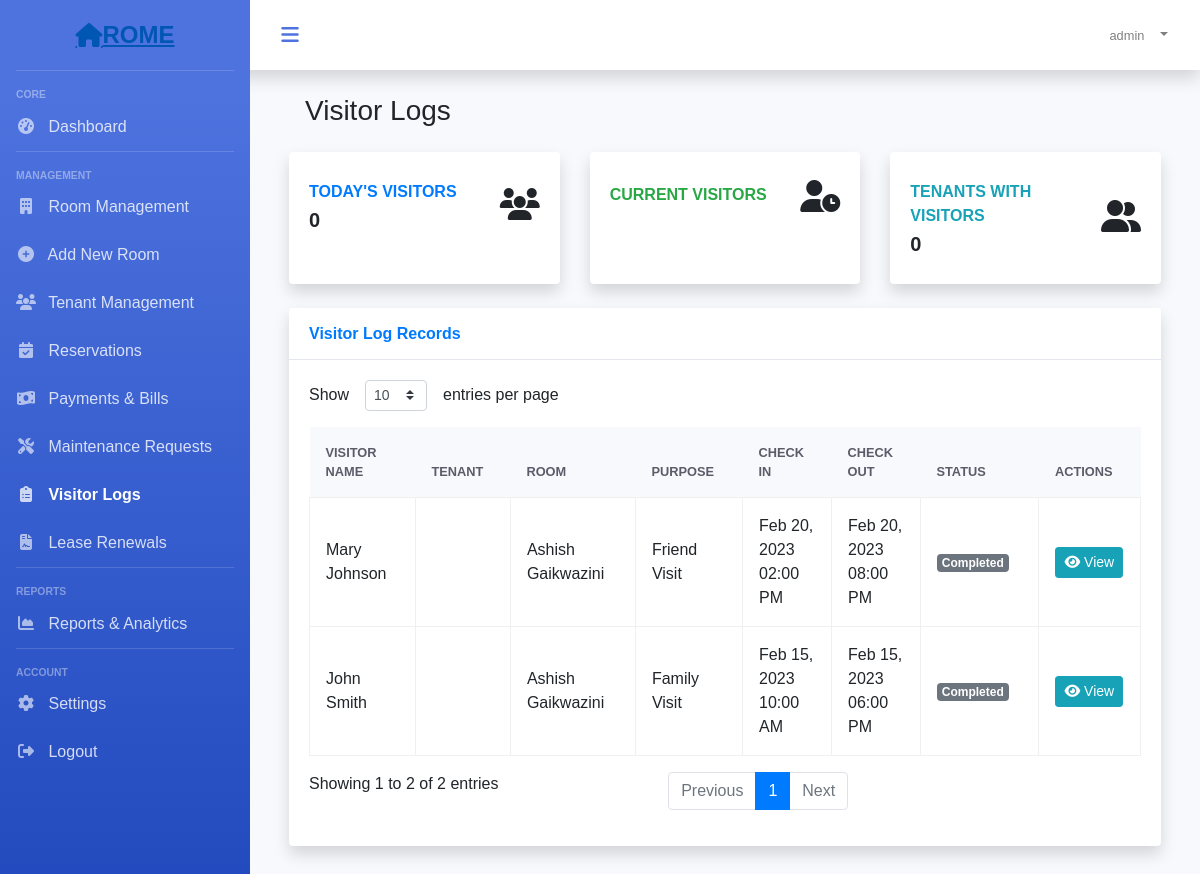
/app/visitor-logs.php (signed in), run on the app's committed database.
### tables this page shows
CREATE TABLE `visitor_logs` (
  `id` int(10) UNSIGNED NOT NULL,
  `user_id` int(10) UNSIGNED NOT NULL,
  `room_id` int(10) UNSIGNED NOT NULL,
  `visitor_name` varchar(191) NOT NULL,
  `purpose` varchar(255) NOT NULL,
  `id_type` varchar(50) DEFAULT NULL,
  `id_number` varchar(50) DEFAULT NULL,
  `contact_number` varchar(20) DEFAULT NULL,
  `vehicle_info` varchar(100) DEFAULT NULL,
  `notes` text DEFAULT NULL,
  `visitor_phone` varchar(20) NOT NULL,
  `check_in` datetime NOT NULL,
  `check_out` datetime DEFAULT NULL,
  `created_at` timestamp NULL DEFAULT current_timestamp(),
  `updated_at` timestamp NULL DEFAULT current_timestamp()
);

CREATE TABLE `room_rental_registrations` (
  `id` int(10) UNSIGNED NOT NULL,
  `fullname` varchar(191) NOT NULL,
  `mobile` varchar(191) NOT NULL,
  `alternat_mobile` varchar(191) NOT NULL,
  `email` varchar(191) NOT NULL,
  `country` varchar(191) NOT NULL,
  `state` varchar(191) NOT NULL,
  `city` varchar(191) NOT NULL,
  `landmark` varchar(191) NOT NULL,
  `rent` varchar(191) NOT NULL,
  `sale` varchar(190) DEFAULT NULL,
  `deposit` varchar(191) NOT NULL,
  `plot_number` varchar(191) NOT NULL,
  `rooms` varchar(100) DEFAULT NULL,
  `address` varchar(191) NOT NULL,
  `accommodation` varchar(191) NOT NULL,
  `description` varchar(191) NOT NULL,
  `image` longtext DEFAULT NULL,
  `open_for_sharing` varchar(191) DEFAULT NULL,
  `other` varchar(191) DEFAULT NULL,
  `vacant` int(1) NOT NULL DEFAULT 1,
  `created_at` timestamp NULL DEFAULT current_timestamp(),
  `updated_at` timestamp NULL DEFAULT current_timestamp(),
  `user_id` int(10) DEFAULT NULL
);

### app/visitor-logs.php (the view, shortened to what this page needs)
<?php
require_once('../includes/functions.php');
$stmt = $connect->prepare("
    SELECT
        v.*,
        u.fullname as tenant_name,
        r.fullname as room_name,
        r.id as room_id
    FROM visitor_logs v
    LEFT JOIN users u ON v.user_id = u.id
    LEFT JOIN room_rental_registrations r ON v.room_id = r.id
    ORDER BY v.check_in DESC
");
$stmt->execute();
$visitors = $stmt->fetchAll(PDO::FETCH_ASSOC);
$stmt = $connect->prepare("
    SELECT
        COUNT(*) as total_visitors,
        SUM(CASE WHEN check_out IS NULL THEN 1 ELSE 0 END) as current_visitors,
        COUNT(DISTINCT user_id) as unique_tenants
    FROM visitor_logs
    WHERE DATE(check_in) = CURRENT_DATE
");
$stmt->execute();
$stats = $stmt->fetch(PDO::FETCH_ASSOC);
$page_title = "Visitor Logs";
?>
<!DOCTYPE html>
<html lang="en">
<head>
    <link href="https://stackpath.bootstrapcdn.com/bootstrap/4.5.2/css/bootstrap.min.css" rel="stylesheet">
    <link href="https://cdnjs.cloudflare.com/ajax/libs/font-awesome/6.5.1/css/all.min.css" rel="stylesheet">
</head>
<body>
    <div id="wrapper">
        <?php include('../auth/includes/sidebar.php'); ?>
        <div id="content-wrapper">
            <div id="content">
                <nav class="navbar navbar-expand navbar-light bg-white topbar mb-4 static-top shadow">
                    <button id="sidebarToggleBtn" class="btn btn-link rounded-circle mr-3">
                        <i class="fa fa-bars"></i>
                    </button>
                    <ul class="navbar-nav ml-auto">
                        <li class="nav-item dropdown no-arrow">
                            <a class="nav-link dropdown-toggle" href="#" id="userDropdown" role="button" data-toggle="dropdown">
                                <span class="mr-2 d-none d-lg-inline text-gray-600 small">
                                    <?php echo $_SESSION['username']; ?>
                                </span>
                            </a>
                        </li>
                    </ul>
                </nav>
                <div class="container-fluid">
                    <div class="d-sm-flex align-items-center justify-content-between mb-4">
                        <h1 class="h3 mb-0 text-gray-800"><?php echo $page_title; ?></h1>
                    </div>
                    <div class="row">
                        <div class="col-xl-4 col-md-6 mb-4">
                            <div class="card border-left-primary shadow h-100 py-2 visitor-card">
                                <div class="card-body">
                                    <div class="row no-gutters align-items-center">
                                        <div class="col mr-2">
                                            <div class="text-xs font-weight-bold text-primary text-uppercase mb-1">
                                                Today's Visitors
                                            </div>
                                            <div class="h5 mb-0 font-weight-bold text-gray-800">
                                                <?php echo $stats['total_visitors']; ?>
                                            </div>
                                        </div>
                                        <div class="col-auto">
                                            <i class="fas fa-users fa-2x text-gray-300"></i>
                                        </div>
                                    </div>
                                </div>
                            </div>
                        </div>
                        <div class="col-xl-4 col-md-6 mb-4">
                            <div class="card border-left-success shadow h-100 py-2 visitor-card">
                                <div class="card-body">
                                    <div class="row no-gutters align-items-center">
                                        <div class="col mr-2">
                                            <div class="text-xs font-weight-bold text-success text-uppercase mb-1">
                                                Current Visitors
                                            </div>
                                        </div>
                                        <div class="col-auto">
                                            <i class="fas fa-user-clock fa-2x text-gray-300"></i>
                                        </div>
                                    </div>
                                </div>
                            </div>
                        </div>
                        <div class="col-xl-4 col-md-6 mb-4">
                            <div class="card border-left-info shadow h-100 py-2 visitor-card">
                                <div class="card-body">
                                    <div class="row no-gutters align-items-center">
                                        <div class="col mr-2">
                                            <div class="text-xs font-weight-bold text-info text-uppercase mb-1">
                                                Tenants with Visitors
                                            </div>
                                            <div class="h5 mb-0 font-weight-bold text-gray-800">
                                                <?php echo $stats['unique_tenants']; ?>
                                            </div>
                                        </div>
                                        <div class="col-auto">
                                            <i class="fas fa-user-friends fa-2x text-gray-300"></i>
                                        </div>
                                    </div>
                                </div>
                            </div>
                        </div>
                    </div>
                    <div class="card shadow mb-4">
                        <div class="card-header py-3">
                            <h6 class="m-0 font-weight-bold text-primary">Visitor Log Records</h6>
                        </div>
                        <div class="card-body">
                            <div class="table-responsive">
                                <table class="table table-bordered" id="visitorTable" width="100%" cellspacing="0">
                                    <thead>
                                        <tr>
                                            <th>Visitor Name</th>
                                            <th>Tenant</th>
                                            <th>Room</th>
                                            <th>Purpose</th>
                                            <th>Check In</th>
                                            <th>Check Out</th>
                                            <th>Status</th>
                                            <th>Actions</th>
                                        </tr>
                                    </thead>
                                    <tbody>
                                        <?php foreach ($visitors as $visitor): ?>
                                        <tr>
                                            <td><?php echo htmlspecialchars($visitor['visitor_name']); ?></td>
                                            <td><?php echo htmlspecialchars($visitor['tenant_name']); ?></td>
                                            <td><?php echo htmlspecialchars($visitor['room_name']); ?></td>
                                            <td><?php echo htmlspecialchars($visitor['purpose']); ?></td>
                                            <td><?php echo date('M d, Y h:i A', strtotime($visitor['check_in'])); ?></td>
                                            <td>
                                                <?php if ($visitor['check_out']): ?>
                                                    <?php echo date('M d, Y h:i A', strtotime($visitor['check_out'])); ?>
                                                <?php else: ?>
                                                    <span class="badge badge-warning">Not checked out</span>
                                                <?php endif; ?>
                                            </td>
                                            <td>
                                                <?php if (!$visitor['check_out']): ?>
                                                    <span class="badge badge-success">Active</span>
                                                <?php else: ?>
                                                    <span class="badge badge-secondary">Completed</span>
                                                <?php endif; ?>
                                            </td>
                                            <td>
                                                <button class="btn btn-sm btn-info view-visitor" data-id="<?php echo $visitor['id']; ?>">
                                                    <i class="fas fa-eye"></i> View
                                                </button>
                                            </td>
                                        </tr>
                                        <?php endforeach; ?>
                                    </tbody>
                                </table>
                            </div>
                        </div>
                    </div>
                </div>
            </div>
        </div>
    </div>
</body>
</html>

### data on the page
visitor_logs: visitor_name "Mary Johnson", room_rental_registrations.fullname "Ashish Gaikwazini", purpose "Friend Visit", check_in "Feb 20, 2023 02:00 PM", check_out "Feb 20, 2023 08:00 PM", shows "Completed"
visitor_logs: visitor_name "John Smith", room_rental_registrations.fullname "Ashish Gaikwazini", purpose "Family Visit", check_in "Feb 15, 2023 10:00 AM", check_out "Feb 15, 2023 06:00 PM", shows "Completed"

### other printed values
$_SESSION['username'] "admin"
$page_title "Visitor Logs"
$stats['total_visitors'] "0"
$stats['unique_tenants'] "0"
